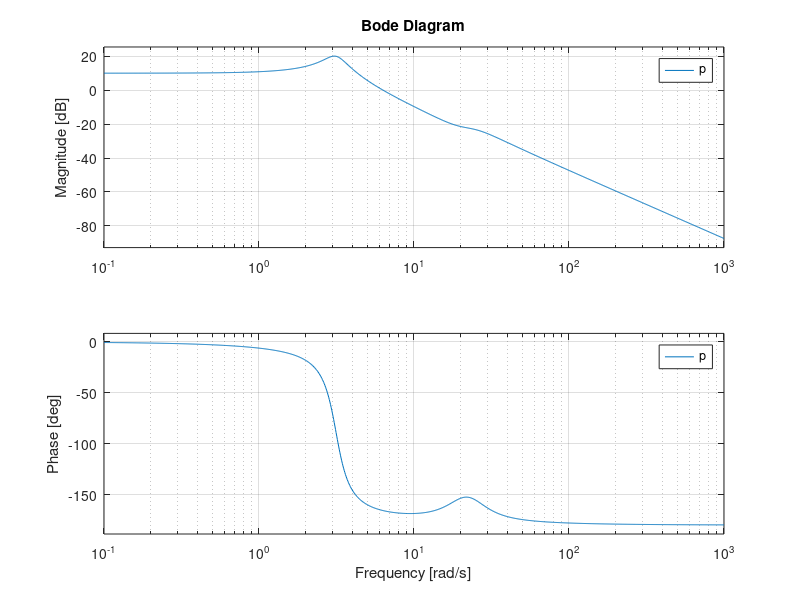

Reproduce this figure in MATLAB.
%% mikeshw9
clear;clc;

num = [42.715 626.67 17798.027];
den = [1 17.894 596.74 733.388 5626.36];
p = tf(num,den);
bode(p)